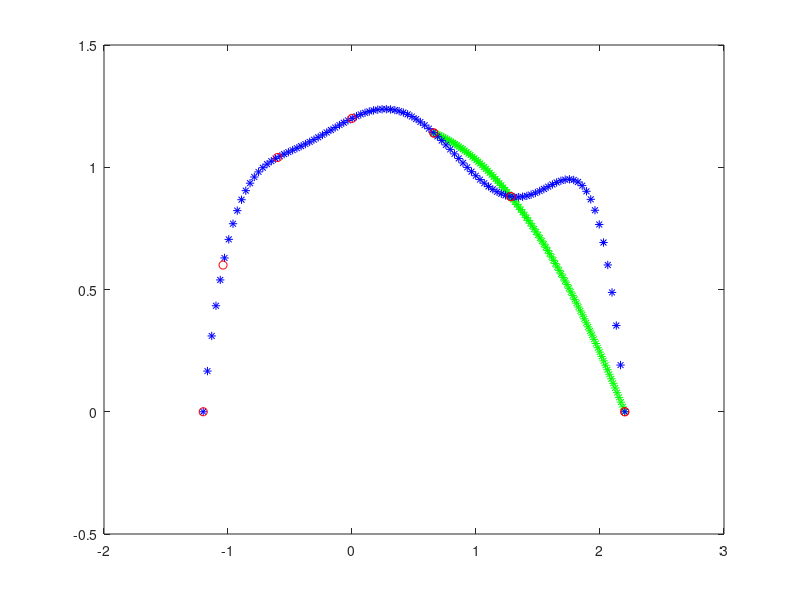

Source code (MATLAB):
%Erasmo Villarreal Sánchez A01197677
%Modelación de la Ingeniería con matemática computacional
%9am - 1pm

%Ejercicio 1
%variables que usaré en los ejercicios
x1= 2.20;  y1=0;
x2= 1.28;  y2=0.88;
x3= 0.66;  y3=1.14;
x4= 0;     y4 = 1.20;
x5= -0.60; y5 = 1.04;
x6= -1.04; y6 = 0.60;
x7= -1.20; y7 = 0;

%preparo la matriz para sustituir los valores de arriba en su lugar
%correspondiente
aMatriz = [1 x1 x1.^2; 
           1 x2 x2.^2; 
           1 x3 x3.^2];

%Hago la matriz de la B como lo vimos en clase pero yo la llamé yCol
yCol = [y1;y2;y3];

%para no confunfirme con el eje x lo llamaré z, aquí es donde se encuentran
%los coeficientes de la función, invirtiendo la matriz
z=inv(aMatriz)*yCol;
%se imprime la función con todo y coeficientes
fprintf("La ecuación es y=%fx^2+%fx+%f",z(3),z(2),z(1))
%preparo el dominio de la función para poder graficarlo en x_plot
x_plot=linspace(x1,x3,100);
%escribo la función cuadrática
y_plot= z(3)*(x_plot).^2 + z(2)*x_plot + z(1);
%aquí grafico la función y los puntos utilizados
plot(x_plot,y_plot,"green*")
hold on
plot(x1,y1,"ro")
plot(x2,y2,"ro")
plot(x3,y3,"ro")


%%Ejercicio 2

%aquí preparo la matriz con los valores anteriormente asignados a las
%variables
bMatriz = [1 x1 x1.^2 x1.^3 x1.^4 x1.^5 x1.^6; 
           1 x2 x2.^2 x2.^3 x2.^4 x2.^5 x2.^6; 
           1 x3 x3.^2 x3.^3 x3.^4 x3.^5 x3.^6;
           1 x4 x4.^2 x4.^3 x4.^4 x4.^5 x4.^6; 
           1 x5 x5.^2 x5.^3 x5.^4 x5.^5 x5.^6; 
           1 x6 x6.^2 x6.^3 x6.^4 x6.^5 x6.^6;
           1 x7 x7.^2 x7.^3 x7.^4 x7.^5 x7.^6;
           ];
       
%preparo la matriz B
yCol2 = [y1;y2;y3;y4;y5;y6;y7];
disp(' ')
%para no confunfirme con el eje x lo llamaré z, aquí es donde se encuentran
%los coeficientes de la función, invirtiendo la matriz
z2=inv(bMatriz)*yCol2;

%se imprime la función con todo y coeficientes
fprintf("La ecuación es y=%fx^6+%fx^5+%fx^4+%fx^3+%fx^2+%fx+%f",z2(7),z2(6),z2(5),z2(4),z2(3),z2(2),z2(1))
x_plot2=linspace(x1,x7,100);
y_plot2= z2(7)*(x_plot2).^6 +z2(6)*(x_plot2).^5 +z2(5)*(x_plot2).^4 +z2(4)*(x_plot2).^3 +z2(3)*(x_plot2).^2 + z2(2)*x_plot2 + z2(1);

%aquí se grafica la función y los puntos utilizados
plot(x_plot2,y_plot2,"b*")
plot(x1,y1,"ro")
plot(x2,y2,"ro")
plot(x3,y3,"ro")
plot(x4,y4,"ro")
plot(x5,y5,"ro")
plot(x6,y6,"ro")
plot(x7,y7,"ro")
hold off   
 

